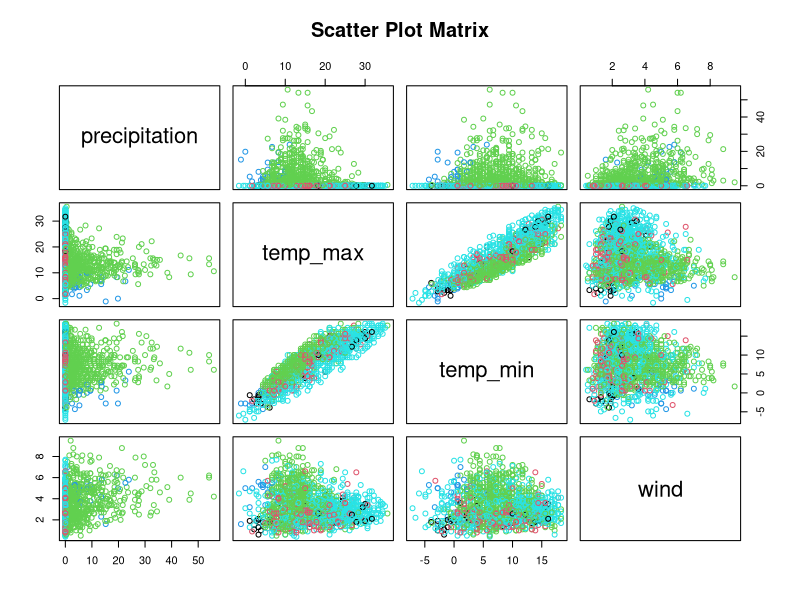
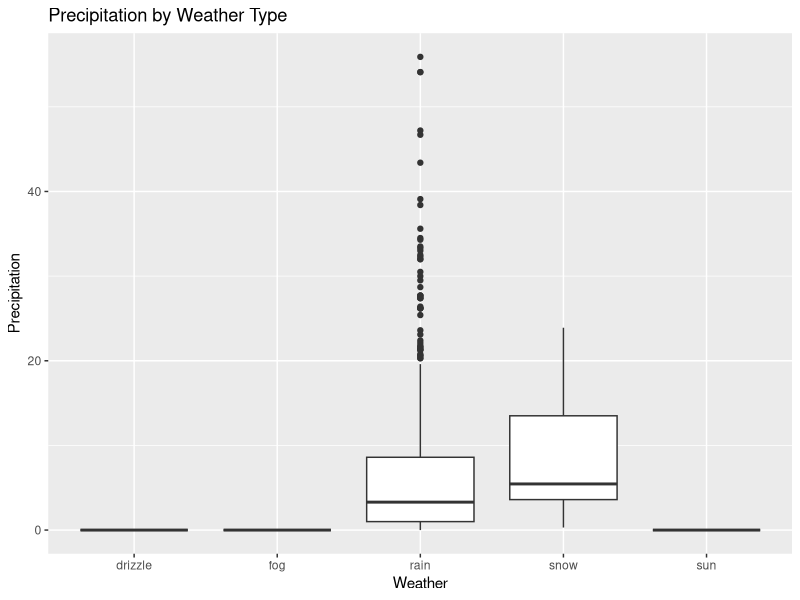
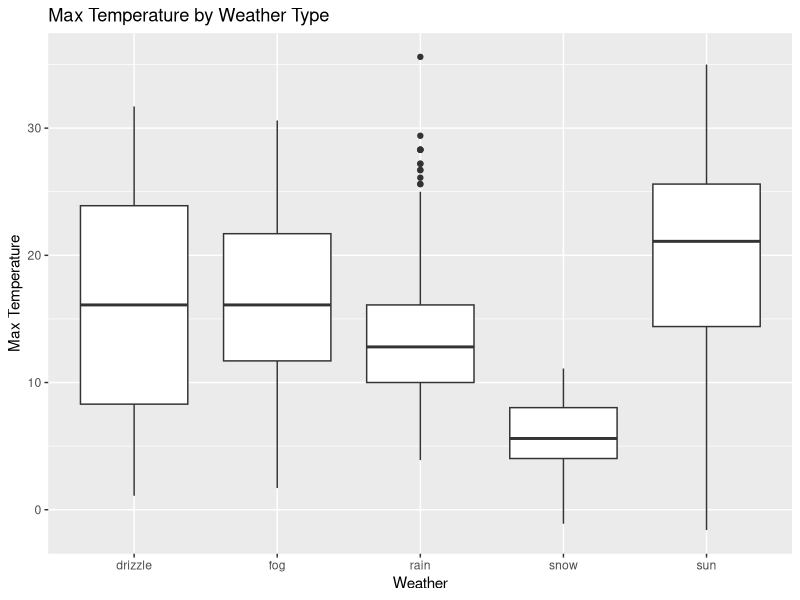
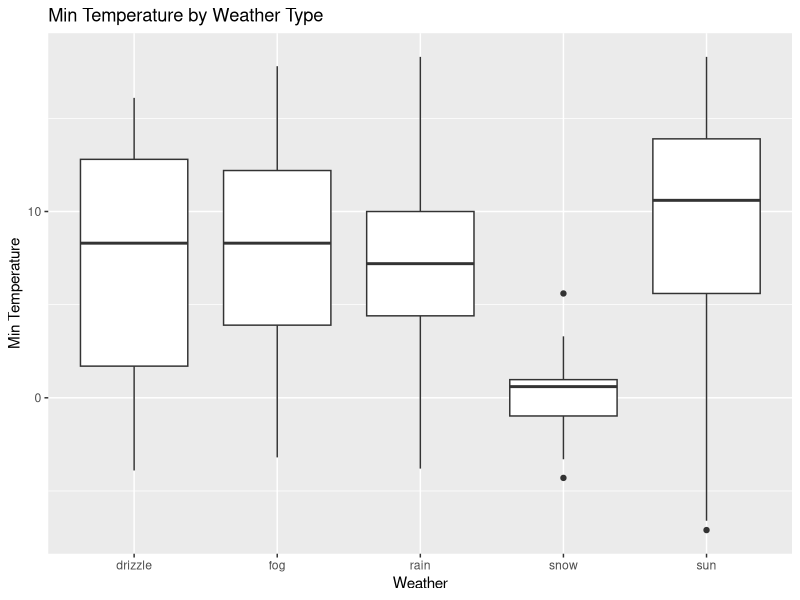
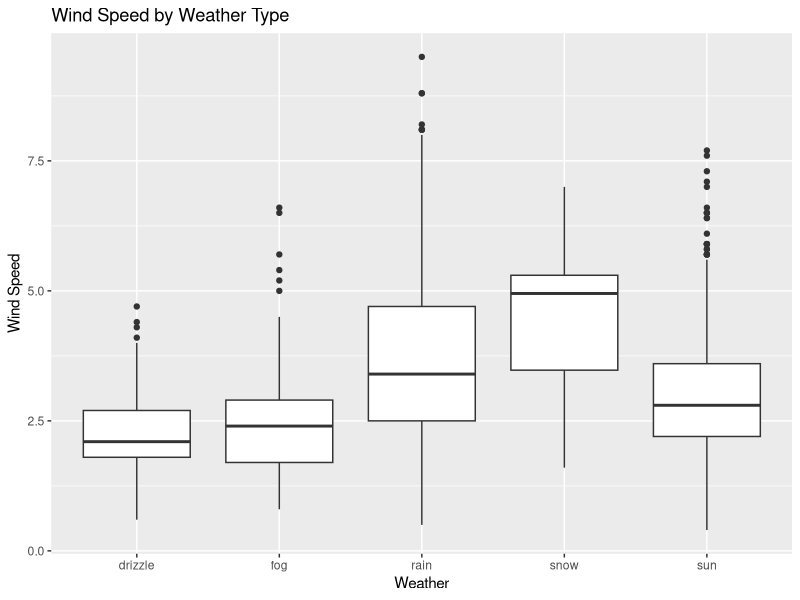
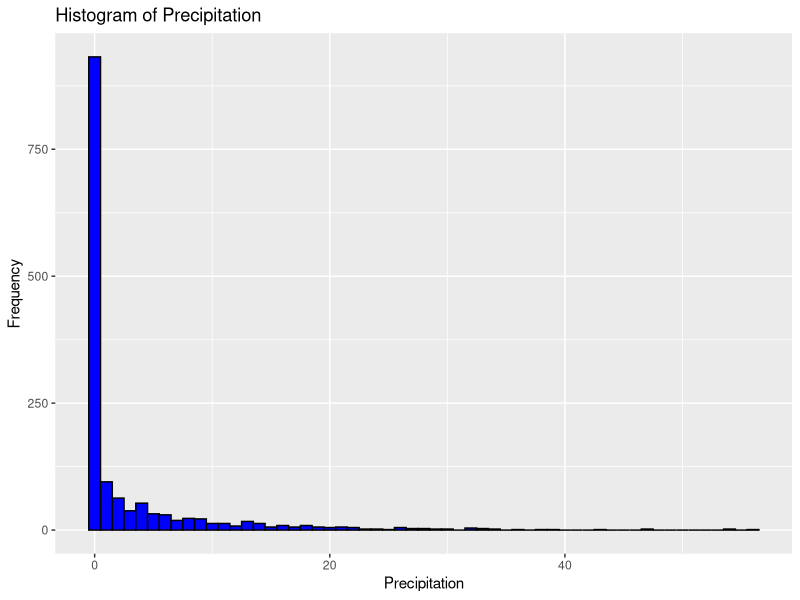
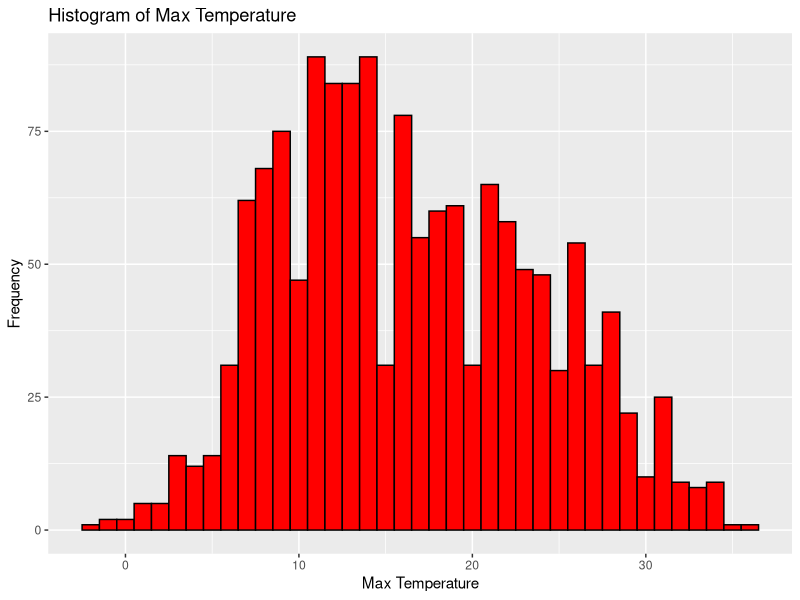
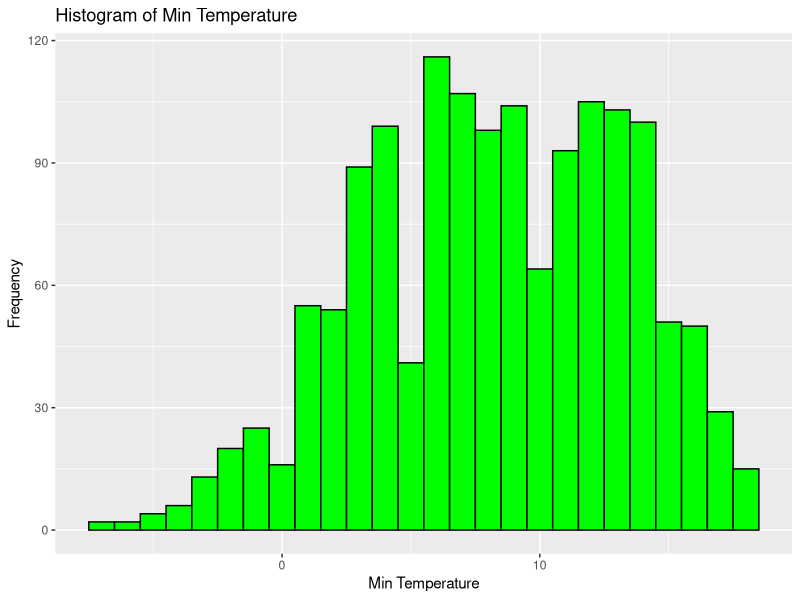

The R script that drew these images, in order:
# Load necessary library
library(readr)

# Load dataset
weather_data <- read.csv("data/seattle-weather.csv", colClasses = c(
  precipitation = "numeric",
  temp_max = "numeric",
  temp_min = "numeric",
  wind = "numeric",
  weather = "factor"
))

# Display the structure of the dataset
str(weather_data)

# View the first few rows of the dataset
head(weather_data)

# View the dataset in a separate viewer window
View(weather_data)

# Measures of Frequency

# Frequency distribution of the 'weather' column
weather_frequency <- table(weather_data$weather)
print(weather_frequency)

# Proportions of the 'weather' column
weather_proportions <- prop.table(weather_frequency)
print(weather_proportions)

# Measures of Central Tendency

# Mean
mean_precipitation <- mean(weather_data$precipitation, na.rm = TRUE)
mean_temp_max <- mean(weather_data$temp_max, na.rm = TRUE)
mean_temp_min <- mean(weather_data$temp_min, na.rm = TRUE)
mean_wind <- mean(weather_data$wind, na.rm = TRUE)

# Median
median_precipitation <- median(weather_data$precipitation, na.rm = TRUE)
median_temp_max <- median(weather_data$temp_max, na.rm = TRUE)
median_temp_min <- median(weather_data$temp_min, na.rm = TRUE)
median_wind <- median(weather_data$wind, na.rm = TRUE)

# Mode function (there can be more than one mode)
get_mode <- function(v) {
  uniqv <- unique(v)
  uniqv[which.max(tabulate(match(v, uniqv)))]
}

mode_precipitation <- get_mode(weather_data$precipitation)
mode_temp_max <- get_mode(weather_data$temp_max)
mode_temp_min <- get_mode(weather_data$temp_min)
mode_wind <- get_mode(weather_data$wind)

# Print the results
list(
  mean_precipitation = mean_precipitation,
  median_precipitation = median_precipitation,
  mode_precipitation = mode_precipitation,
  mean_temp_max = mean_temp_max,
  median_temp_max = median_temp_max,
  mode_temp_max = mode_temp_max,
  mean_temp_min = mean_temp_min,
  median_temp_min = median_temp_min,
  mode_temp_min = mode_temp_min,
  mean_wind = mean_wind,
  median_wind = median_wind,
  mode_wind = mode_wind
)

# Measures of Distribution
library(e1071)

# Range
range_precipitation <- range(weather_data$precipitation, na.rm = TRUE)
range_temp_max <- range(weather_data$temp_max, na.rm = TRUE)
range_temp_min <- range(weather_data$temp_min, na.rm = TRUE)
range_wind <- range(weather_data$wind, na.rm = TRUE)

# Variance
variance_precipitation <- var(weather_data$precipitation, na.rm = TRUE)
variance_temp_max <- var(weather_data$temp_max, na.rm = TRUE)
variance_temp_min <- var(weather_data$temp_min, na.rm = TRUE)
variance_wind <- var(weather_data$wind, na.rm = TRUE)

# Standard Deviation
sd_precipitation <- sd(weather_data$precipitation, na.rm = TRUE)
sd_temp_max <- sd(weather_data$temp_max, na.rm = TRUE)
sd_temp_min <- sd(weather_data$temp_min, na.rm = TRUE)
sd_wind <- sd(weather_data$wind, na.rm = TRUE)

# Skewness
skewness_precipitation <- skewness(weather_data$precipitation, na.rm = TRUE)
skewness_temp_max <- skewness(weather_data$temp_max, na.rm = TRUE)
skewness_temp_min <- skewness(weather_data$temp_min, na.rm = TRUE)
skewness_wind <- skewness(weather_data$wind, na.rm = TRUE)

# Kurtosis
kurtosis_precipitation <- kurtosis(weather_data$precipitation, na.rm = TRUE)
kurtosis_temp_max <- kurtosis(weather_data$temp_max, na.rm = TRUE)
kurtosis_temp_min <- kurtosis(weather_data$temp_min, na.rm = TRUE)
kurtosis_wind <- kurtosis(weather_data$wind, na.rm = TRUE)

# Print the results
list(
  range_precipitation = range_precipitation,
  variance_precipitation = variance_precipitation,
  sd_precipitation = sd_precipitation,
  skewness_precipitation = skewness_precipitation,
  kurtosis_precipitation = kurtosis_precipitation,
  range_temp_max = range_temp_max,
  variance_temp_max = variance_temp_max,
  sd_temp_max = sd_temp_max,
  skewness_temp_max = skewness_temp_max,
  kurtosis_temp_max = kurtosis_temp_max,
  range_temp_min = range_temp_min,
  variance_temp_min = variance_temp_min,
  sd_temp_min = sd_temp_min,
  skewness_temp_min = skewness_temp_min,
  kurtosis_temp_min = kurtosis_temp_min,
  range_wind = range_wind,
  variance_wind = variance_wind,
  sd_wind = sd_wind,
  skewness_wind = skewness_wind,
  kurtosis_wind = kurtosis_wind
)

# Measures of Relationship

# Correlation matrix for numeric columns
correlation_matrix <- cor(weather_data[, c("precipitation", "temp_max", "temp_min", "wind")], use = "complete.obs")
print(correlation_matrix)

# Scatter plot matrix to visualize relationships
pairs(weather_data[, c("precipitation", "temp_max", "temp_min", "wind")], 
      main = "Scatter Plot Matrix",
      col = weather_data$weather)

# Perform ANOVA for precipitation across different weather types
anova_precipitation <- aov(precipitation ~ weather, data = weather_data)
summary(anova_precipitation)

# Perform ANOVA for temp_max across different weather types
anova_temp_max <- aov(temp_max ~ weather, data = weather_data)
summary(anova_temp_max)

# Perform ANOVA for temp_min across different weather types
anova_temp_min <- aov(temp_min ~ weather, data = weather_data)
summary(anova_temp_min)

# Perform ANOVA for wind across different weather types
anova_wind <- aov(wind ~ weather, data = weather_data)
summary(anova_wind)

# Post-hoc test for precipitation
tukey_precipitation <- TukeyHSD(anova_precipitation)
print(tukey_precipitation)

# Post-hoc test for temp_max
tukey_temp_max <- TukeyHSD(anova_temp_max)
print(tukey_temp_max)

# Post-hoc test for temp_min
tukey_temp_min <- TukeyHSD(anova_temp_min)
print(tukey_temp_min)

# Post-hoc test for wind
tukey_wind <- TukeyHSD(anova_wind)
print(tukey_wind)

library(ggplot2)
# Boxplot for precipitation
ggplot(weather_data, aes(x = weather, y = precipitation)) +
  geom_boxplot() +
  labs(title = "Precipitation by Weather Type", x = "Weather", y = "Precipitation")

# Boxplot for temp_max
ggplot(weather_data, aes(x = weather, y = temp_max)) +
  geom_boxplot() +
  labs(title = "Max Temperature by Weather Type", x = "Weather", y = "Max Temperature")

# Boxplot for temp_min
ggplot(weather_data, aes(x = weather, y = temp_min)) +
  geom_boxplot() +
  labs(title = "Min Temperature by Weather Type", x = "Weather", y = "Min Temperature")

# Boxplot for wind
ggplot(weather_data, aes(x = weather, y = wind)) +
  geom_boxplot() +
  labs(title = "Wind Speed by Weather Type", x = "Weather", y = "Wind Speed")

# Load necessary libraries
library(ggplot2)
library(dplyr)

# Histogram for precipitation
ggplot(weather_data, aes(x = precipitation)) +
  geom_histogram(binwidth = 1, fill = "blue", color = "black") +
  labs(title = "Histogram of Precipitation", x = "Precipitation", y = "Frequency")

# Histogram for temp_max
ggplot(weather_data, aes(x = temp_max)) +
  geom_histogram(binwidth = 1, fill = "red", color = "black") +
  labs(title = "Histogram of Max Temperature", x = "Max Temperature", y = "Frequency")

# Histogram for temp_min
ggplot(weather_data, aes(x = temp_min)) +
  geom_histogram(binwidth = 1, fill = "green", color = "black") +
  labs(title = "Histogram of Min Temperature", x = "Min Temperature", y = "Frequency")

# Histogram for wind
ggplot(weather_data, aes(x = wind)) +
  geom_histogram(binwidth = 1, fill = "purple", color = "black") +
  labs(title = "Histogram of Wind Speed", x = "Wind Speed", y = "Frequency")

# Boxplot for precipitation
ggplot(weather_data, aes(x = "", y = precipitation)) +
  geom_boxplot(fill = "blue") +
  labs(title = "Boxplot of Precipitation", x = "", y = "Precipitation")

# Boxplot for temp_max
ggplot(weather_data, aes(x = "", y = temp_max)) +
  geom_boxplot(fill = "red") +
  labs(title = "Boxplot of Max Temperature", x = "", y = "Max Temperature")

# Boxplot for temp_min
ggplot(weather_data, aes(x = "", y = temp_min)) +
  geom_boxplot(fill = "green") +
  labs(title = "Boxplot of Min Temperature", x = "", y = "Min Temperature")

# Boxplot for wind
ggplot(weather_data, aes(x = "", y = wind)) +
  geom_boxplot(fill = "purple") +
  labs(title = "Boxplot of Wind Speed", x = "", y = "Wind Speed")

# Scatter plot for temp_max vs temp_min
ggplot(weather_data, aes(x = temp_min, y = temp_max, color = weather)) +
  geom_point() +
  labs(title = "Scatter Plot of Max Temp vs Min Temp", x = "Min Temperature", y = "Max Temperature")

# Scatter plot for temp_max vs wind
ggplot(weather_data, aes(x = wind, y = temp_max, color = weather)) +
  geom_point() +
  labs(title = "Scatter Plot of Max Temp vs Wind", x = "Wind Speed", y = "Max Temperature")

# Scatter plot for precipitation vs wind
ggplot(weather_data, aes(x = wind, y = precipitation, color = weather)) +
  geom_point() +
  labs(title = "Scatter Plot of Precipitation vs Wind", x = "Wind Speed", y = "Precipitation")

# Install and load GGally if not already installed
if (!require(GGally)) install.packages("GGally")
library(GGally)

# Pair plot for all numeric variables
ggpairs(weather_data, columns = c("precipitation", "temp_max", "temp_min", "wind"), 
        mapping = aes(color = weather),
        title = "Pair Plot of Weather Data")
